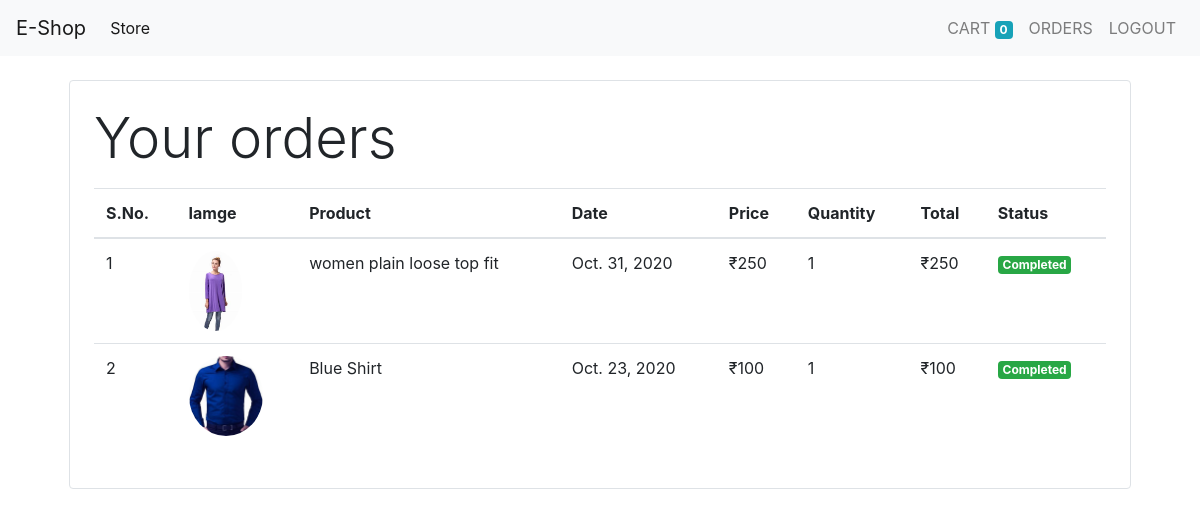
The page /orders (signed in) on the database its author committed.
### store/models/orders.py (models this page shows, shortened)
class Order(models.Model):
    product = models.ForeignKey(Product,on_delete=models.CASCADE)
    customer = models.ForeignKey(Customer,on_delete=models.CASCADE)
    quantity = models.IntegerField(default=1)
    price = models.IntegerField()
    address = models.CharField(max_length=50, default='',blank=True)
    phone = models.CharField(max_length=50, default='',blank=True)
    date = models.DateField(default=datetime.datetime.today)
    status = models.BooleanField(default=False)
    @staticmethod
    def get_orderes_by_customer(customer_id):
        return Order.objects.filter(customer = customer_id).order_by('-date')

### store/models/product.py (models this page shows, shortened)
class Product(models.Model):
    name = models.CharField(max_length=50)
    price = models.IntegerField(default=0)
    category = models.ForeignKey(Category, on_delete=models.CASCADE, default=1)
    description = models.CharField(max_length=200, default='', null=True, blank=True)
    image = models.ImageField(upload_to='uploads/products/')

### store/middlewares/auth.py (the view)
    def middleware(request):
        returnURL = request.META['PATH_INFO']
        if not request.session.get('customer'):
            return redirect(f'login?return_url={returnURL}')
        print('middleware running')
        response = get_response(request)
        return response

### store/templatetags/custom_filter.py (called while the page is built)
@register.filter(name='currency')
def currency(number):
    return "₹"+str(number)

@register.filter(name='multiply')
def multiply(number,number1):
    return number*number1

### store/views/orders.py (called while the page is built)
    def get(self, request):
        customer = request.session.get('customer')
        orders = Order.get_orderes_by_customer(customer)
        print(orders)
        return render(request, 'orders.html',{'orders':orders})

### store/templates/orders.html
{% extends 'base.html' %}
{% block content %}
{% load cart %}
{% load custom_filter %}
<div class="container">
    <div class="border rounded  p-4 m-4">
        <p class="display-4">Your orders</p>
        <table class="table">
            <thead>
            <tr>
                <th>S.No.</th>
                <th>Iamge</th>
                <th>Product</th>
                <th>Date</th>
                <th>Price</th>
                <th>Quantity</th>
                <th>Total</th>
                <th>Status</th>
            </tr>
            </thead>
            <tbody>
            {% for order in orders %}
            <tr>
                <td>{{forloop.counter}}</td>
                <td><img style="height:80px;" src="{{order.product.image.url}}" alt="{{order.product.name}}" class="rounded-circle">
                </td>
                <td>{{order.product.name}}</td>
                <td>{{order.date}}</td>
                <td>{{order.price|currency}}</td>
                <td>{{order.quantity}}</td>
                <td>{{order.quantity|multiply:order.price|currency}}</td>
                {% if order.status %}
                    <td><small class="badge badge-success">Completed</small></td>
                {% else %}
                    <td><small class="badge badge-warning">Pending</small></td>
                {% endif %}
            </tr>
            {% endfor %}
            </tbody>
        </table>
    </div>
</div>
{% endblock %}

### rows shown on the page
Order: product.image (picture), product.name "women plain loose top fit", date "Oct. 31, 2020", price "₹250", quantity "1", quantity|multiply "₹250", status "Completed"
Order: product.image (picture), product.name "Blue Shirt", date "Oct. 23, 2020", price "₹100", quantity "1", quantity|multiply "₹100", status "Completed"

### other values the page prints
{{ request.session.cart|length }} "0"
